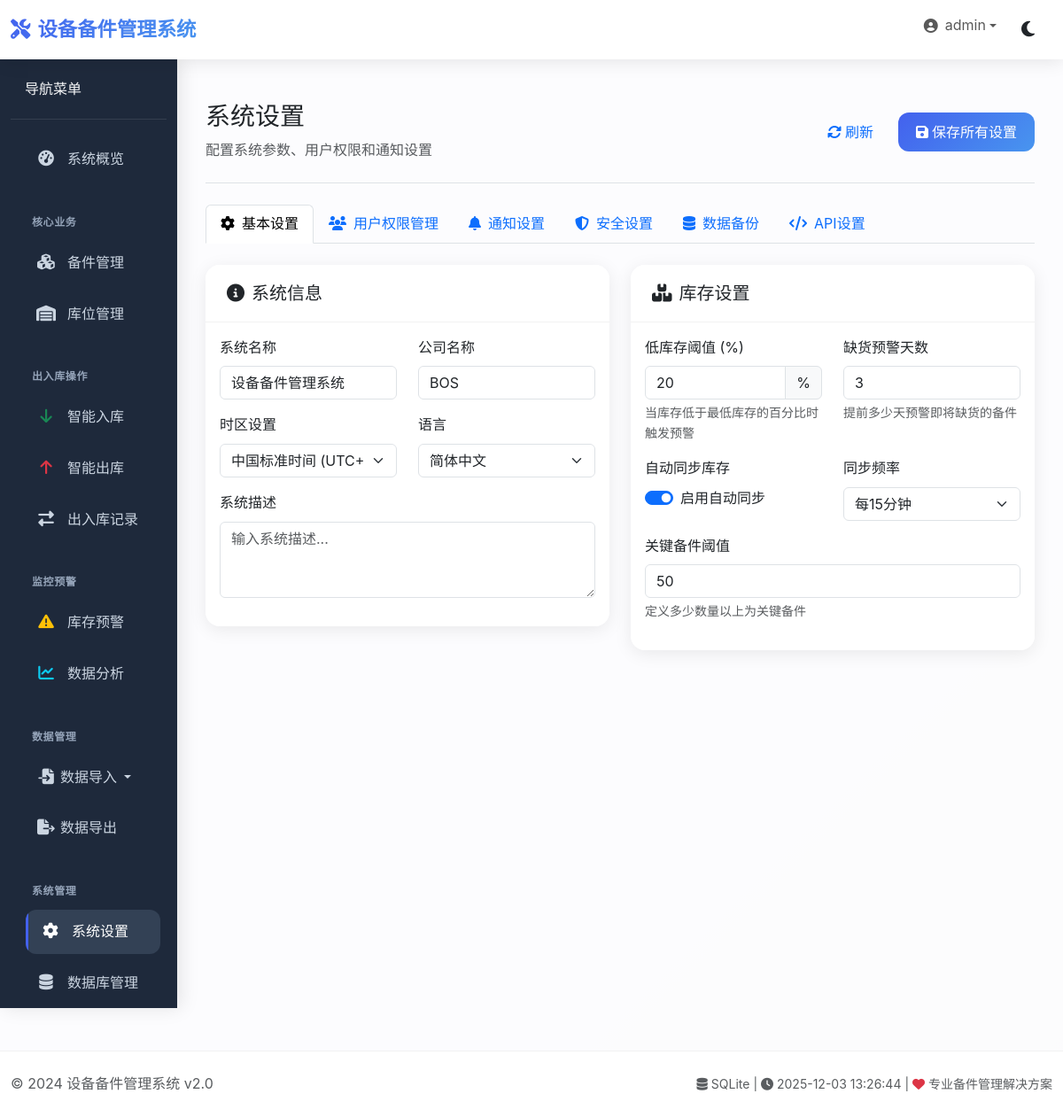
The app's page /settings (signed in) with its own data.
### tables this page shows
CREATE TABLE system_settings (
                id INTEGER PRIMARY KEY AUTOINCREMENT,
                setting_key TEXT UNIQUE NOT NULL,
                setting_value TEXT,
                setting_type TEXT DEFAULT 'string',
                category TEXT DEFAULT 'general',
                description TEXT,
                created_date TIMESTAMP DEFAULT CURRENT_TIMESTAMP,
                updated_date TIMESTAMP DEFAULT CURRENT_TIMESTAMP
            );

### routes/enhanced_settings_routes.py (the view)
    @app.route('/settings')
    def system_settings():
        current_settings = get_system_settings()
        return render_template('settings.html', settings=current_settings)

### templates/settings.html (shortened to what this page needs)
{% extends "base.html" %}
{% block content %}
<div class="d-flex justify-content-between flex-wrap flex-md-nowrap align-items-center pt-3 pb-4 mb-4 border-bottom">
    <div>
        <h1 class="h3 mb-2">系统设置</h1>
        <p class="text-muted mb-0">配置系统参数、用户权限和通知设置</p>
    </div>
    <div class="btn-toolbar mb-2 mb-md-0">
        <div class="btn-group me-2">
            <button type="button" class="btn btn-outline-primary" onclick="location.reload()">
                <i class="fas fa-sync-alt me-1"></i>刷新
            </button>
        </div>
        <div class="btn-group">
            <button type="button" class="btn btn-primary" onclick="saveAllSettings()">
                <i class="fas fa-save me-1"></i>保存所有设置
            </button>
        </div>
    </div>
</div>
<div class="row mb-4">
    <div class="col-12">
        <ul class="nav nav-tabs" id="settingsTab" role="tablist">
            <li class="nav-item" role="presentation">
                <button class="nav-link active" id="general-tab" data-bs-toggle="tab" data-bs-target="#general" type="button">
                    <i class="fas fa-cog me-2"></i>基本设置
                </button>
            </li>
            <li class="nav-item" role="presentation">
                <button class="nav-link" id="users-tab" data-bs-toggle="tab" data-bs-target="#users" type="button">
                    <i class="fas fa-users me-2"></i>用户权限管理
                </button>
            </li>
            <li class="nav-item" role="presentation">
                <button class="nav-link" id="notifications-tab" data-bs-toggle="tab" data-bs-target="#notifications" type="button">
                    <i class="fas fa-bell me-2"></i>通知设置
                </button>
            </li>
            <li class="nav-item" role="presentation">
                <button class="nav-link" id="security-tab" data-bs-toggle="tab" data-bs-target="#security" type="button">
                    <i class="fas fa-shield-alt me-2"></i>安全设置
                </button>
            </li>
            <li class="nav-item" role="presentation">
                <button class="nav-link" id="backup-tab" data-bs-toggle="tab" data-bs-target="#backup" type="button">
                    <i class="fas fa-database me-2"></i>数据备份
                </button>
            </li>
            <li class="nav-item" role="presentation">
                <button class="nav-link" id="api-tab" data-bs-toggle="tab" data-bs-target="#api" type="button">
                    <i class="fas fa-code me-2"></i>API设置
                </button>
            </li>
        </ul>
    </div>
</div>
<div class="tab-content settings-tab-content" id="settingsTabContent">
    <div class="tab-pane fade show active" id="general" role="tabpanel">
        <div class="row">
            <div class="col-lg-6">
                <div class="card mb-4">
                    <div class="card-header">
                        <h5 class="card-title mb-0"><i class="fas fa-info-circle me-2"></i>系统信息</h5>
                    </div>
                    <div class="card-body">
                        <div class="row mb-3">
                            <div class="col-md-6">
                                <label class="form-label">系统名称</label>
                                <input type="text" class="form-control" id="system_name" value="{{ settings.system_name if settings else '设备备件管理系统' }}">
                            </div>
                            <div class="col-md-6">
                                <label class="form-label">公司名称</label>
                                <input type="text" class="form-control" id="company_name" value="{{ settings.company_name if settings else '' }}">
                            </div>
                        </div>
                        <div class="row mb-3">
                            <div class="col-md-6">
                                <label class="form-label">时区设置</label>
                                <select class="form-select" id="timezone">
                                    <option value="Asia/Shanghai" selected>中国标准时间 (UTC+8)</option>
                                </select>
                            </div>
                            <div class="col-md-6">
                                <label class="form-label">语言</label>
                                <select class="form-select" id="language">
                                    <option value="zh-CN" selected>简体中文</option>
                                </select>
                            </div>
                        </div>
                        <div class="row mb-3">
                            <div class="col-12">
                                <label class="form-label">系统描述</label>
                                <textarea class="form-control" id="system_description" rows="3" placeholder="输入系统描述...">{{ settings.description if settings else '' }}</textarea>
                            </div>
                        </div>
                    </div>
                </div>
            </div>
            <div class="col-lg-6">
                <div class="card mb-4">
                    <div class="card-header">
                        <h5 class="card-title mb-0"><i class="fas fa-boxes me-2"></i>库存设置</h5>
                    </div>
                    <div class="card-body">
                        <div class="row mb-3">
                            <div class="col-md-6">
                                <label class="form-label">低库存阈值 (%)</label>
                                <div class="input-group">
                                    <input type="number" class="form-control" id="low_stock_threshold" value="{{ settings.low_stock_threshold if settings else '20' }}" min="1" max="100">
                                    <span class="input-group-text">%</span>
                                </div>
                                <div class="form-text">当库存低于最低库存的百分比时触发预警</div>
                            </div>
                            <div class="col-md-6">
                                <label class="form-label">缺货预警天数</label>
                                <input type="number" class="form-control" id="out_of_stock_days" value="3" min="1" max="30">
                                <div class="form-text">提前多少天预警即将缺货的备件</div>
                            </div>
                        </div>
                        <div class="row mb-3">
                            <div class="col-md-6">
                                <label class="form-label">自动同步库存</label>
                                <div class="form-check form-switch">
                                    <input class="form-check-input" type="checkbox" id="auto_sync_enabled" checked>
                                    <label class="form-check-label" for="auto_sync_enabled">启用自动同步</label>
                                </div>
                            </div>
                            <div class="col-md-6">
                                <label class="form-label">同步频率</label>
                                <select class="form-select" id="sync_frequency">
                                    <option value="15" selected>每15分钟</option>
                                </select>
                            </div>
                        </div>
                        <div class="row mb-3">
                            <div class="col-12">
                                <label class="form-label">关键备件阈值</label>
                                <input type="number" class="form-control" id="critical_part_threshold" value="50" min="0" max="1000">
                                <div class="form-text">定义多少数量以上为关键备件</div>
                            </div>
                        </div>
                    </div>
                </div>
            </div>
        </div>
    </div>
</div>
{% endblock %}

### templates/base.html (style rules this page uses)
:root { --primary: #4361ee; --primary-dark: #3a56d4; --secondary: #6c757d; --success: #4cc9f0; --info: #4895ef; --warning: #f72585; --danger: #e63946; --light: #f8f9fa; --dark: #212529; --sidebar-bg: #1e293b; --sidebar-hover: #334155; --card-shadow: 0 4px 20px rgba(0,0,0,0.08); --transition: all 0.3s cubic-bezier(0.4, 0, 0.2, 1); }
body { font-family: -apple-system, BlinkMacSystemFont, 'Segoe UI', 'Microsoft YaHei', Roboto, Oxygen, Ubuntu, Cantarell, 'Open Sans', 'Helvetica Neue', sans-serif; background: linear-gradient(135deg, #667eea 0%, #764ba2 100%); min-height: 100vh; line-height: 1.6; font-weight: 400; }
.card { border: none; border-radius: 1rem; box-shadow: var(--card-shadow); transition: var(--transition); background: rgba(255, 255, 255, 0.95); margin-bottom: 1.5rem; overflow: hidden; }
.card-header { background: rgba(255, 255, 255, 0.9); border-bottom: 1px solid rgba(0,0,0,0.05); padding: 1.25rem 1.5rem; font-weight: 600; }
.btn { border-radius: 0.75rem; font-weight: 500; padding: 0.625rem 1.25rem; transition: var(--transition); border: none; }
.btn-primary { background: linear-gradient(135deg, var(--primary), var(--info)); }

### records on screen
system_settings: setting_value "设备备件管理系统"
system_settings: setting_value "BOS"
system_settings: setting_value "20"

### other values on screen
{{ session.get('username', '用户') }} "admin"
